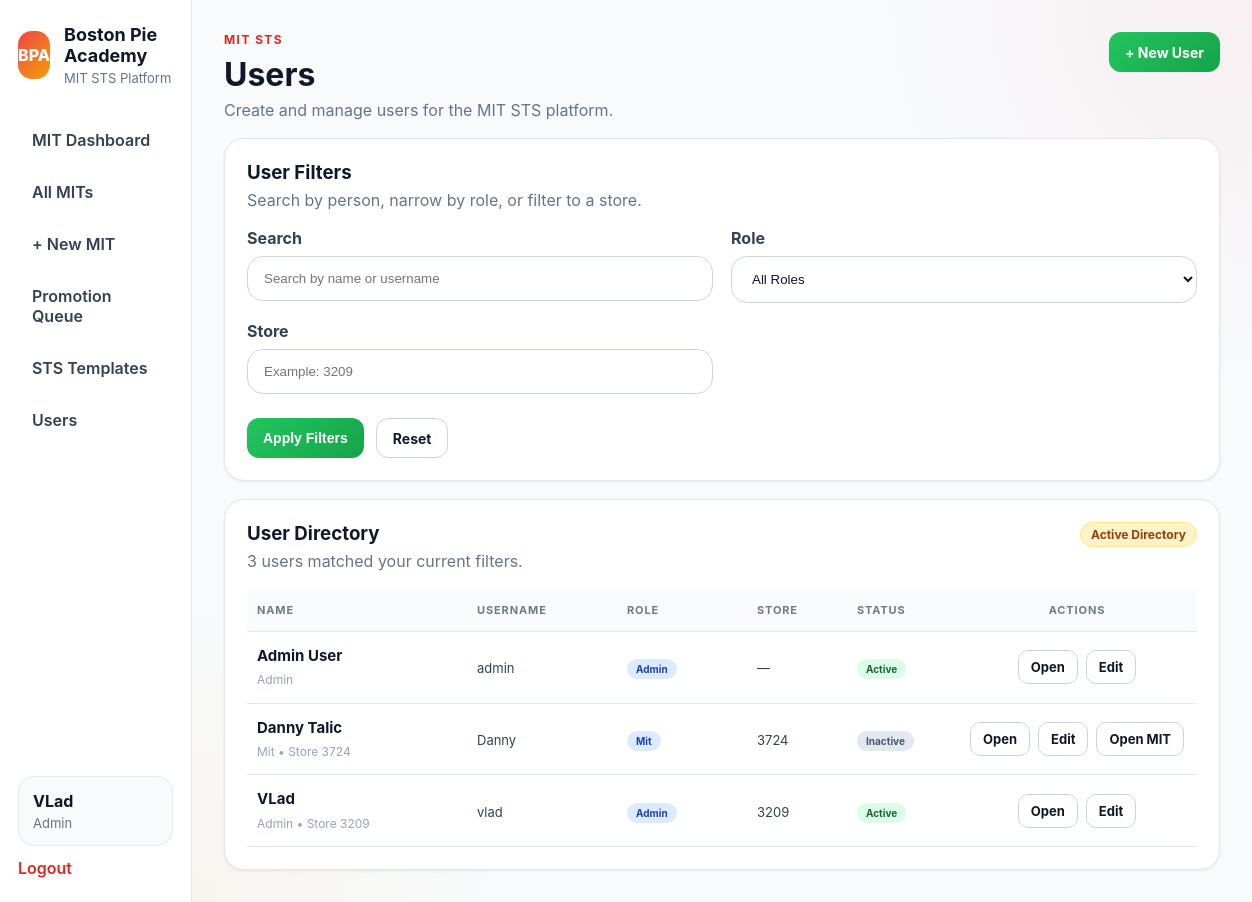
The page /mit-sts/users (signed in) on the database its author committed.
### app/models.py (models this page shows, shortened)
class User(UserMixin, db.Model):
    __tablename__ = "users"
    id = db.Column(db.Integer, primary_key=True)
    name = db.Column(db.String(120), nullable=False)
    username = db.Column(db.String(80), unique=True, nullable=False)
    password_hash = db.Column(db.String(255), nullable=False)
    role = db.Column(db.String(50), nullable=False, default="tm")
    store_number = db.Column(db.String(20), nullable=True)
    is_active_user = db.Column(db.Boolean, default=True)
    created_at = db.Column(db.DateTime, default=datetime.utcnow)
    progress_records = db.relationship(
        "LessonProgress",
        backref="user",
        cascade="all, delete-orphan",
        lazy=True
    )
    assignments = db.relationship(
        "TrackAssignment",
        foreign_keys="TrackAssignment.user_id",
        backref="user",
        cascade="all, delete-orphan",
        lazy=True
    )
    assigned_tracks_created = db.relationship(
        "TrackAssignment",
        foreign_keys="TrackAssignment.assigned_by_user_id",
        backref="assigned_by_user",
        lazy=True
    )
    quiz_attempts = db.relationship(
        "QuizAttempt",
        backref="user",
        cascade="all, delete-orphan",
        lazy=True
    )
    mit_profiles = db.relationship(
        "MITProfile",
        foreign_keys="MITProfile.user_id",
        backref="mit_user",
        lazy=True
    )
    coached_mits = db.relationship(
        "MITProfile",
        foreign_keys="MITProfile.coach_user_id",
        backref="coach_user",
        lazy=True
    )
    verified_mit_items = db.relationship(
        "MITLevelProgress",
        foreign_keys="MITLevelProgress.verified_by_user_id",
        backref="verified_by_user",
        lazy=True
    )
    mit_reviews_written = db.relationship(
        "MITReview",
        foreign_keys="MITReview.reviewer_user_id",
        backref="reviewer_user",
        lazy=True
    )
    mit_promotions_approved = db.relationship(
        "MITPromotion",
        foreign_keys="MITPromotion.approved_by_user_id",
        backref="approved_by_user",
        lazy=True
    )
    mit_action_items_owned = db.relationship(
        "MITActionPlanItem",
        foreign_keys="MITActionPlanItem.owner_user_id",
        backref="owner_user",
        lazy=True
    )
    mit_tasks_assigned = db.relationship(
        "MITTask",
        foreign_keys="MITTask.assigned_by_user_id",
        backref="assigned_by_user",
        lazy=True
    )
    @property
    def is_active(self):
        return self.is_active_user

### app/mit_sts/routes.py (the view, shortened to what this page needs)
@mit_sts_bp.route("/users")
@login_required
def list_users():
    if not is_coach():
        return redirect(url_for("mit_sts.dashboard"))
    q = request.args.get("q", "").strip()
    selected_role = request.args.get("role", "").strip()
    selected_store = request.args.get("store", "").strip()
    query = User.query
    if selected_role:
        query = query.filter(User.role == selected_role)
    if selected_store:
        query = query.filter(User.store_number == selected_store)
    users = query.order_by(User.name.asc()).all()
    return render_template(
        "mit_sts/users.html",
        users=users,
        q=q,
        selected_role=selected_role,
        selected_store=selected_store,
        roles=available_user_roles(),
        user=current_user,
    )

### app/mit_sts/routes.py (called while the page is built)
def is_coach():
    return current_user.is_authenticated and current_user.role in ["coach", "admin", "training_director"]

def available_user_roles():
    return ["mit", "coach", "admin", "training_director"]

### app/models.py (called while the page is built)
@login_manager.user_loader
def load_user(user_id):
    return User.query.get(int(user_id))

### app/templates/mit_sts/users.html (shortened to what this page needs)
{% extends "base.html" %}
{% block content %}
<div class="page-header page-header-tight">
    <div>
        <p class="eyebrow">MIT STS</p>
        <h2>Users</h2>
        <p class="subtle">Create and manage users for the MIT STS platform.</p>
    </div>
    <a href="{{ url_for('mit_sts.new_user') }}" class="btn btn-primary">+ New User</a>
</div>
<div class="card" style="margin-bottom: 18px;">
    <div class="card-header">
        <h3>User Filters</h3>
        <p>Search by person, narrow by role, or filter to a store.</p>
    </div>
    <form method="GET" class="form-grid">
        <div class="form-group">
            <label>Search</label>
            <input type="text" name="q" value="{{ q }}" placeholder="Search by name or username">
        </div>
        <div class="form-group">
            <label>Role</label>
            <select name="role">
                <option value="">All Roles</option>
            </select>
        </div>
        <div class="form-group">
            <label>Store</label>
            <input type="text" name="store" value="{{ selected_store }}" placeholder="Example: 3209">
        </div>
        <div class="form-actions form-group-full">
            <button type="submit" class="btn btn-primary">Apply Filters</button>
            <a href="{{ url_for('mit_sts.list_users') }}" class="btn btn-secondary">Reset</a>
        </div>
    </form>
</div>
{% if users %}
<div class="card">
    <div class="card-header" style="display:flex; justify-content:space-between; align-items:flex-start; gap:16px; flex-wrap:wrap;">
        <div>
            <h3>User Directory</h3>
            <p>{{ users|length }} user{{ '' if users|length == 1 else 's' }} matched your current filters.</p>
        </div>
        <div class="badge">
            Active Directory
        </div>
    </div>
    <div class="table-wrap">
        <table class="data-table level-review-table">
            <thead>
                <tr>
                    <th style="min-width: 220px;">Name</th>
                    <th style="min-width: 150px;">Username</th>
                    <th style="min-width: 130px;">Role</th>
                    <th style="min-width: 100px;">Store</th>
                    <th style="min-width: 110px;">Status</th>
                    <th style="min-width: 240px; text-align:center;">Actions</th>
                </tr>
            </thead>
            <tbody>
                {% for item in users %}
                {% set linked_mit = item.mit_profiles[0] if item.mit_profiles else None %}
                <tr class="level-review-row">
                    <td>
                        <div class="review-item-cell">
                            <a href="{{ url_for('mit_sts.view_user', user_id=item.id) }}" class="review-item-title" style="text-decoration:none;">
                                {{ item.name }}
                            </a>
                            <div class="review-item-description">
                                {{ item.role.replace('_', ' ').title() }}
                                {% if item.store_number %}
                                • Store {{ item.store_number }}
                                {% endif %}
                            </div>
                        </div>
                    </td>
                    <td>
                        <span style="font-size:13px; color:#334155;">{{ item.username }}</span>
                    </td>
                    <td>
                        <span class="pill pill-info review-pill">{{ item.role.replace('_', ' ').title() }}</span>
                    </td>
                    <td>
                        <span style="font-size:13px; color:#334155;">{{ item.store_number or "—" }}</span>
                    </td>
                    <td>
                        {% if item.is_active_user %}
                            <span class="pill pill-success review-pill">Active</span>
                        {% else %}
                            <span class="pill pill-muted review-pill">Inactive</span>
                        {% endif %}
                    </td>
                    <td style="text-align:center;">
                        <div class="review-actions">
                            <a href="{{ url_for('mit_sts.view_user', user_id=item.id) }}" class="btn btn-secondary btn-sm review-btn-secondary">Open</a>
                            <a href="{{ url_for('mit_sts.edit_user', user_id=item.id) }}" class="btn btn-secondary btn-sm review-btn-secondary">Edit</a>
                            {% if item.role == "mit" %}
                                {% if linked_mit %}
                                <a href="{{ url_for('mit_sts.view_mit', mit_id=linked_mit.id) }}" class="btn btn-secondary btn-sm review-btn-secondary">Open MIT</a>
                                {% else %}
                                <a href="{{ url_for('mit_sts.new_mit') }}" class="btn btn-secondary btn-sm review-btn-secondary">Create MIT</a>
                                {% endif %}
                            {% endif %}
                        </div>
                    </td>
                </tr>
                {% endfor %}
            </tbody>
        </table>
    </div>
</div>
{% endif %}
{% endblock %}

### app/templates/base.html (shortened to what this page needs)
<!DOCTYPE html>
<html lang="en">
<head>
    <link rel="stylesheet" href="{{ url_for('static', filename='css/style.css') }}">
</head>
<body>
    <div class="app-shell">
        <aside class="sidebar">
            <div>
                <div class="brand">
                    <div class="brand-mark">BPA</div>
                    <div>
                        <h1>Boston Pie Academy</h1>
                        <p>MIT STS Platform</p>
                    </div>
                </div>
                {% if current_user.is_authenticated %}
                <nav class="nav">
                    {% if current_user.role == 'mit' %}
                        <a href="{{ url_for('mit_sts.my_mit') }}">My MIT STS</a>
                    {% elif current_user.role in ['coach', 'admin', 'training_director'] %}
                        <a href="{{ url_for('mit_sts.dashboard') }}">MIT Dashboard</a>
                        <a href="{{ url_for('mit_sts.list_mits') }}">All MITs</a>
                        <a href="{{ url_for('mit_sts.new_mit') }}">+ New MIT</a>
                        <a href="{{ url_for('mit_sts.promotion_queue') }}">Promotion Queue</a>
                        <a href="{{ url_for('mit_sts.template_library') }}">STS Templates</a>
                        <a href="{{ url_for('mit_sts.list_users') }}">Users</a>
                    {% endif %}
                </nav>
                {% endif %}
            </div>
            {% if current_user.is_authenticated %}
            <div class="sidebar-footer">
                <div class="user-chip">
                    <strong>{{ current_user.name }}</strong>
                    <span>{{ current_user.role.replace('_', ' ').title() }}</span>
                </div>
                <a class="logout-link" href="{{ url_for('auth.logout') }}">Logout</a>
            </div>
            {% endif %}
        </aside>
        <main class="main-content">
            {% block content %}{% endblock %}
        </main>
    </div>
</body>
</html>

### rows shown on the page
User: name "VLad", role.replace "Admin", store_number "3209", username "vlad", is_active_user "Active"
User: name "Admin User", role.replace "Admin", username "admin", store_number "—", is_active_user "Active"
User: name "Danny Talic", role.replace "Mit", store_number "3724", username "Danny", is_active_user "Inactive"

### other values the page prints
{{ users|length }} "3"
{{ '' if users|length == 1 else 's' }} "s"
